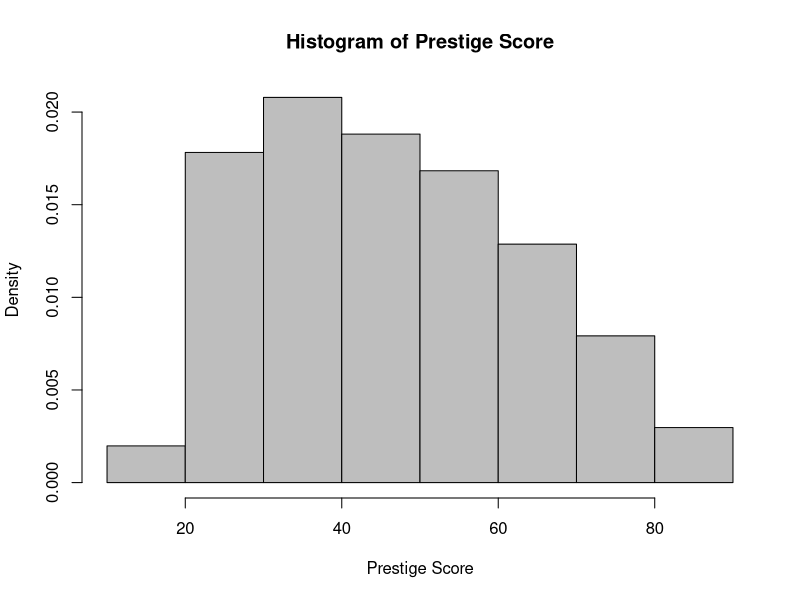
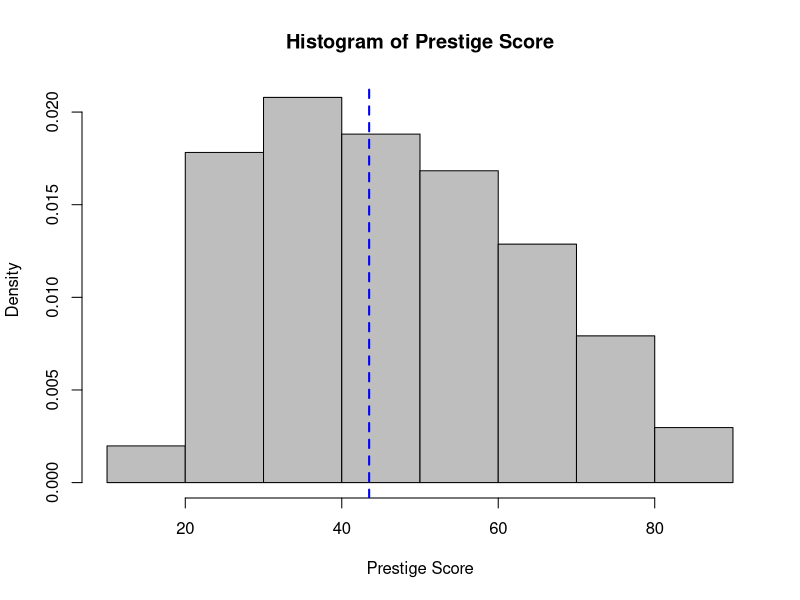
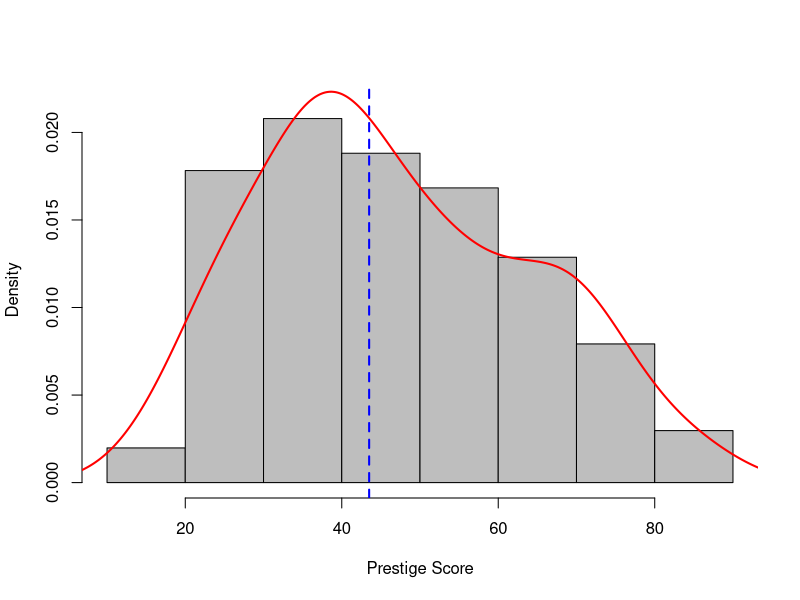
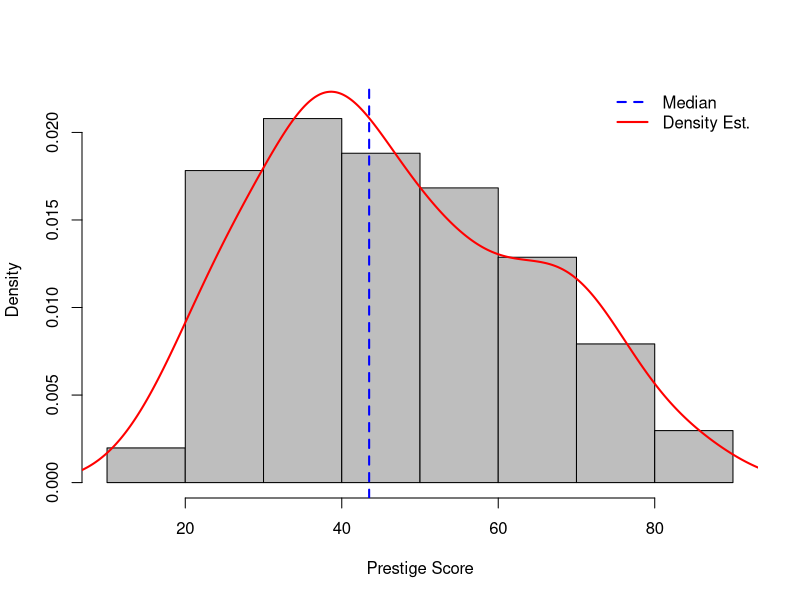
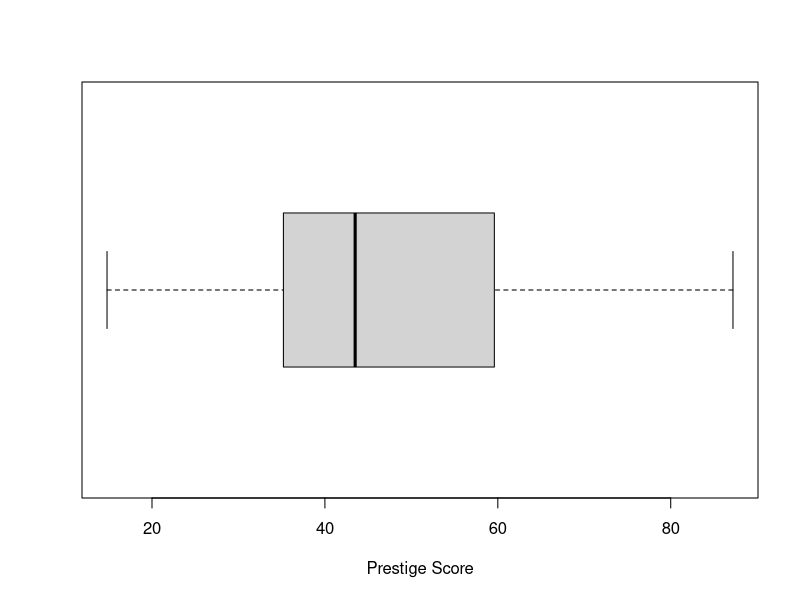
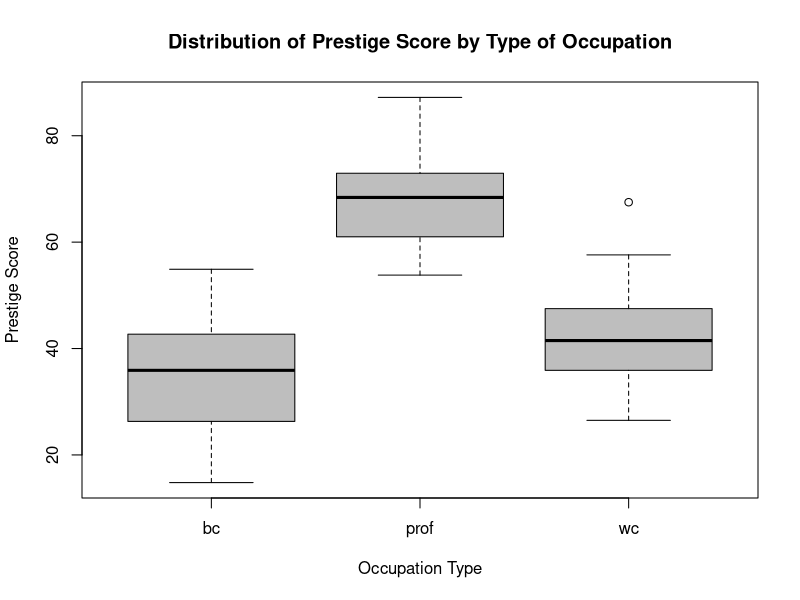
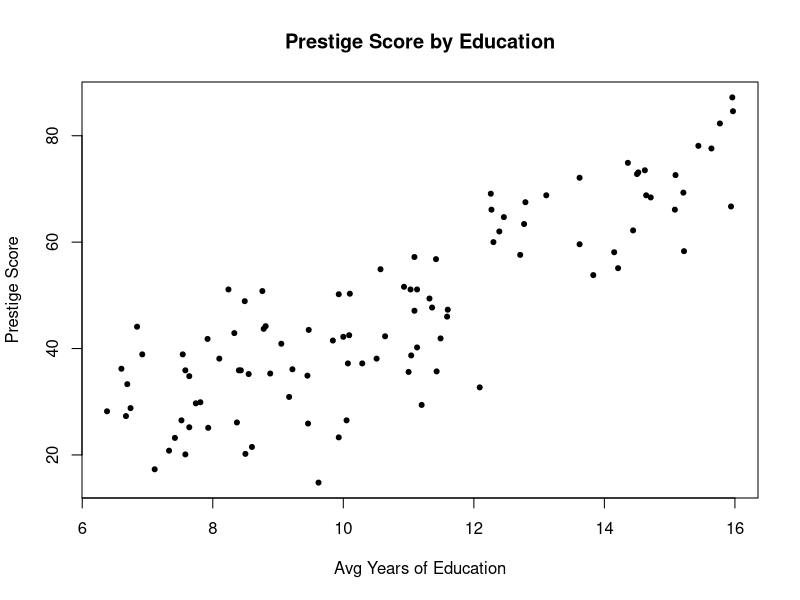
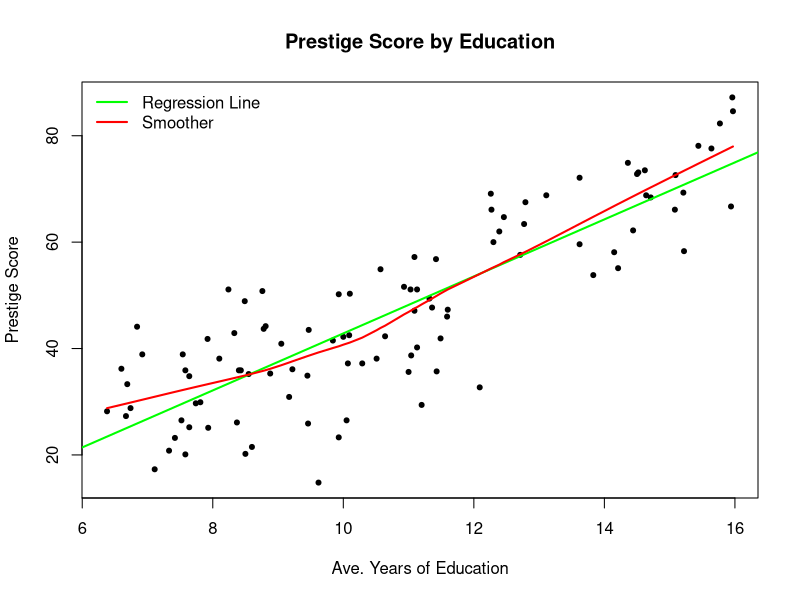

Generate these figures, in order, with R:
## ---- chunk 1
knitr::opts_chunk$set(echo = FALSE)
## ---- chunk 2
sampSpace <- 1:6 
sample(sampSpace, 1)  # arguments with default values can be omitted
sample(size = 1, x = sampSpace)  # no need to remember the order 
sample(size = 1, sampSpace)
## ---- chunk 3
str(str)
str(sample)
## ---- chunk 4
prestige <- read.table(file = "./data/prestige_v2.csv", sep=",", header=TRUE, row.names=1)
str(prestige)
## ---- chunk 5
summary(prestige)
## ---- chunk 6
hist(prestige$prestige, freq = FALSE, 
     col = "grey",
     main = "Histogram of Prestige Score", 
     xlab = "Prestige Score")
## ---- chunk 7
hist(prestige$prestige, freq = FALSE, col = "grey", 
     main = "Histogram of Prestige Score", xlab = "Prestige Score")
abline(v = median(prestige$prestige), col = "blue", lty = 2, lwd = 2)
## ---- chunk 8
hist(prestige$prestige, freq=FALSE, col = "grey", main = "", xlab = "Prestige Score", ylim=c(0, 0.022))
abline(v = median(prestige$prestige), col = "blue", lty = 2, lwd = 2)
lines(density(prestige$prestige), col = "red", lwd = 2)
## ---- chunk 9
hist(prestige$prestige, freq=FALSE, col = "grey", main = "", xlab = "Prestige Score", ylim=c(0, 0.022))
abline(v = median(prestige$prestige), col = "blue", lty = 2, lwd = 2)
lines(density(prestige$prestige), col = "red", lwd = 2)
legend("topright", legend = c("Median", "Density Est."),
       col = c("blue", "red"), lty = c(2, 1), lwd = 2, bty = "n")
## ---- chunk 10
summary(prestige$prestige)
boxplot(prestige$prestige, horizontal = TRUE, xlab = "Prestige Score")
## ---- chunk 11
boxplot(prestige ~ type, data = prestige, col = "grey",
        main = "Distribution of Prestige Score by Type of Occupation",
        xlab = "Occupation Type", ylab = "Prestige Score")
## ---- chunk 12
plot(x = prestige$education, y = prestige$prestige, type = "p", pch = 20,
     main = "Prestige Score by Education",
     xlab = "Avg Years of Education", ylab = "Prestige Score")
## ---- chunk 13
plot(prestige$education, prestige$prestige, type = "p", pch = 20,
     main = "Prestige Score by Education",
     xlab = "Ave. Years of Education", ylab = "Prestige Score")
abline(reg = lm(prestige ~ education, data = prestige), col = "green", lwd = 2)  # linear regression
lines(lowess(x = prestige$education, y = prestige$prestige), col = "red", lwd = 2)  # smoother
legend("topleft", legend = c("Regression Line", "Smoother"), col = c("green", "red"),
       lwd = c(2,2), lty = 1, bty = "n")
## ---- chunk 14
library(car)
scatterplotMatrix( prestige[ ,c("prestige","education","income","women")] )
